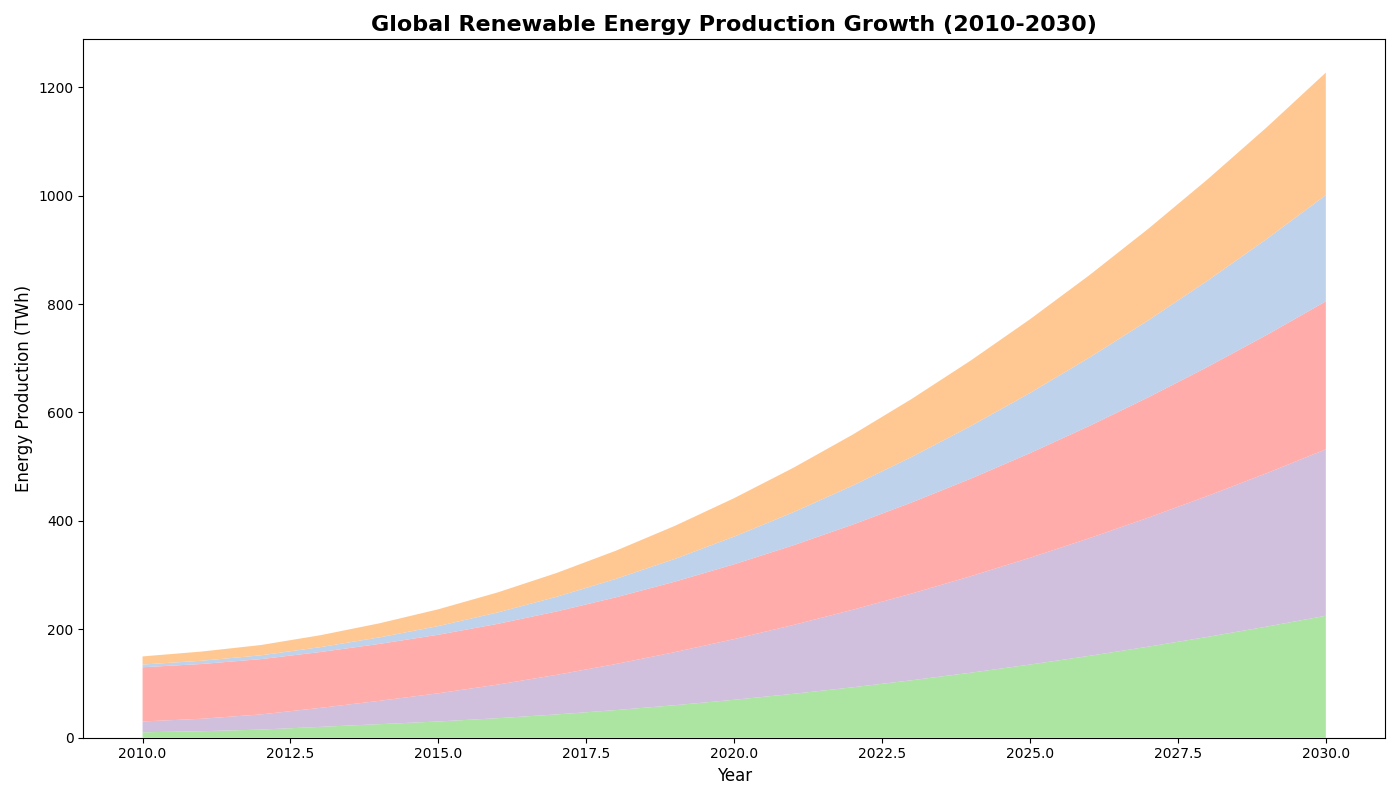

Source code (Python):
import matplotlib.pyplot as plt
import numpy as np

# Define the years
years = np.arange(2010, 2031)

# Artificial data for renewable energy production in terawatt-hours (TWh)
solar_energy = np.array([10, 12, 15, 20, 25, 30, 36, 43, 51, 60, 70, 81, 93, 106, 120, 135, 151, 168, 186, 205, 225])
wind_energy = np.array([20, 23, 28, 35, 43, 52, 62, 73, 85, 98, 112, 127, 143, 160, 178, 197, 217, 238, 260, 283, 307])
hydro_energy = np.array([100, 101, 102, 103, 105, 108, 112, 117, 123, 130, 138, 147, 157, 168, 180, 193, 207, 222, 238, 255, 273])
geothermal_energy = np.array([5, 6, 7, 9, 12, 16, 21, 27, 34, 42, 51, 61, 72, 84, 97, 111, 126, 142, 159, 177, 196])
biomass_energy = np.array([15, 17, 19, 22, 26, 31, 37, 44, 52, 61, 71, 82, 94, 107, 121, 136, 152, 169, 187, 206, 226])

# Stack the data for area chart
energy_data = np.vstack([solar_energy, wind_energy, hydro_energy, geothermal_energy, biomass_energy])

# Shuffled colors for each energy type
colors = ['#98df8a', '#c5b0d5', '#ff9896', '#aec7e8', '#ffbb78']

# Plotting the area chart
fig, ax = plt.subplots(figsize=(14, 8))
ax.stackplot(years, energy_data, colors=colors, alpha=0.8)

# Add title and labels
ax.set_title("Global Renewable Energy Production Growth (2010-2030)", fontsize=16, weight='bold')
ax.set_xlabel("Year", fontsize=12)
ax.set_ylabel("Energy Production (TWh)", fontsize=12)

# Adjusting the layout
plt.tight_layout()

# Display the plot
plt.show()
